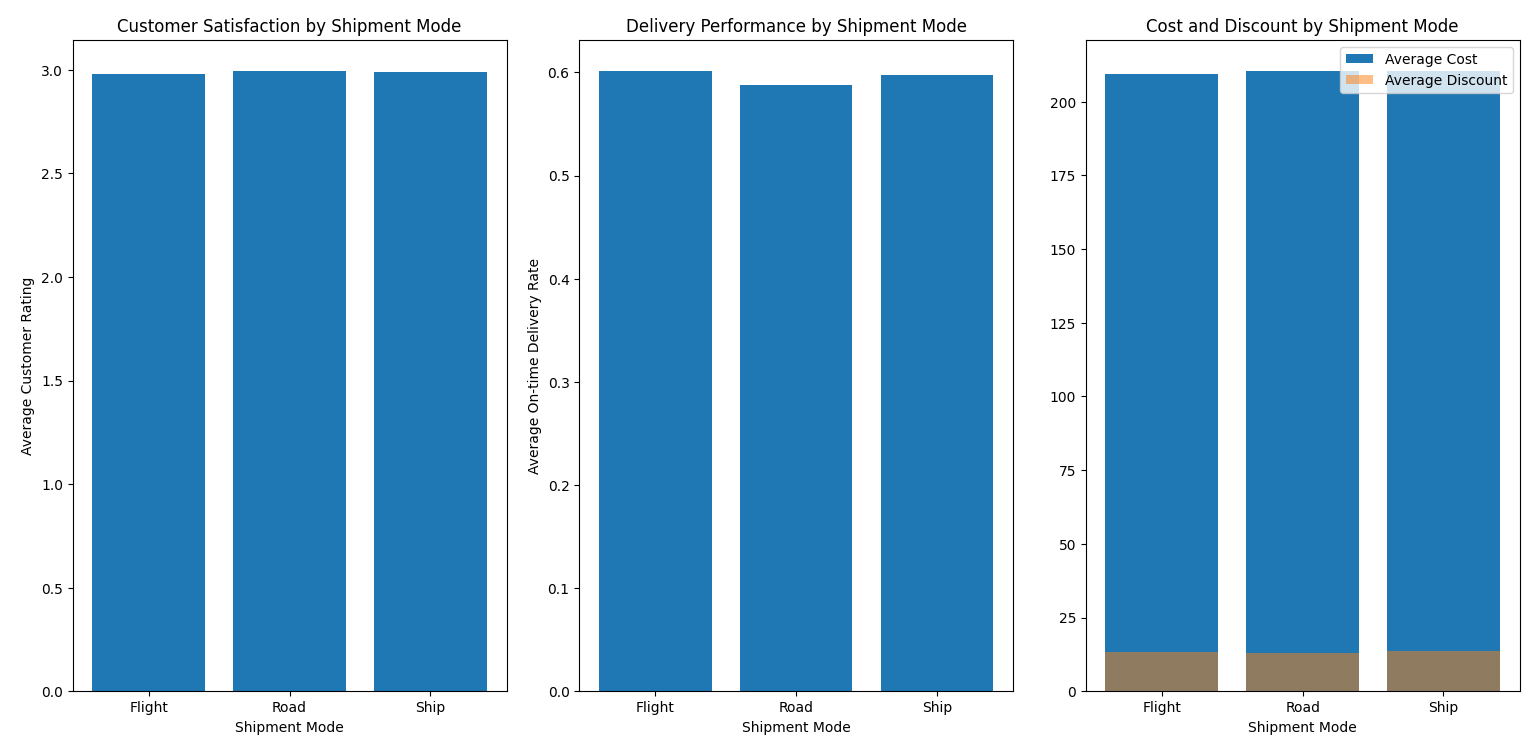

This chart was generated by the following Python code:
# Import the pandas package for data manipulation and matplotlib.pyplot for plotting.
import pandas as pd
import matplotlib.pyplot as plt

# Read data from a CSV file into a pandas DataFrame. This is the initial step in the data analysis process,
# where 'Train.csv' is expected to be in the same directory as the script.
data = pd.read_csv('Train.csv')

# Group the data by 'Mode_of_Shipment' and calculate the average customer rating for each mode.
# The reset_index() method is used to convert the resulting groupby object back into a DataFrame.
satisfaction_by_shipment_mode = data.groupby('Mode_of_Shipment')['Customer_rating'].mean().reset_index()

# Similar to the satisfaction analysis, calculate the average on-time delivery rate (1 for late, 0 for on-time)
# for each shipment mode.
delivery_by_shipment_mode = data.groupby('Mode_of_Shipment')['Reached.on.Time_Y.N'].mean().reset_index()

# For a more comprehensive analysis, aggregate the mean cost of the product and the mean discount offered
# for each mode of shipment. This uses the agg() method to apply different aggregation functions to specific columns.
cost_discount_by_shipment_mode = data.groupby('Mode_of_Shipment').agg({
    'Cost_of_the_Product': 'mean',  # Average cost of the product by shipment mode
    'Discount_offered': 'mean'  # Average discount offered by shipment mode
}).reset_index()

# Set up the matplotlib figure for plotting, specifying the overall size of the figure.
plt.figure(figsize=(14, 7))

# The following sections create individual subplots within the figure for different analyses.

# First subplot: Average Customer Rating by Shipment Mode
plt.subplot(1, 3, 1)  # Indicates that this is the first of three subplots
plt.bar(satisfaction_by_shipment_mode['Mode_of_Shipment'], satisfaction_by_shipment_mode['Customer_rating'])
plt.title('Customer Satisfaction by Shipment Mode')  # Title for this subplot
plt.xlabel('Shipment Mode')  # X-axis label
plt.ylabel('Average Customer Rating')  # Y-axis label

# Second subplot: Average On-time Delivery Rate by Shipment Mode
plt.subplot(1, 3, 2)  # Indicates that this is the second of three subplots
plt.bar(delivery_by_shipment_mode['Mode_of_Shipment'], delivery_by_shipment_mode['Reached.on.Time_Y.N'])
plt.title('Delivery Performance by Shipment Mode')  # Title for this subplot
plt.xlabel('Shipment Mode')  # X-axis label
plt.ylabel('Average On-time Delivery Rate')  # Y-axis label

# Third subplot: Average Cost and Discount by Shipment Mode
plt.subplot(1, 3, 3)  # Indicates that this is the third of three subplots
# Plot the average cost with a label for the legend
plt.bar(cost_discount_by_shipment_mode['Mode_of_Shipment'], cost_discount_by_shipment_mode['Cost_of_the_Product'], label='Average Cost')
# Overlay the average discount with partial transparency (alpha) and a label for the legend
plt.bar(cost_discount_by_shipment_mode['Mode_of_Shipment'], cost_discount_by_shipment_mode['Discount_offered'], label='Average Discount', alpha=0.5)
plt.title('Cost and Discount by Shipment Mode')  # Title for this subplot
plt.xlabel('Shipment Mode')  # X-axis label
plt.legend()  # Display the legend for the plot

# Adjust the layout of the subplots to ensure there is no overlap and everything is clearly visible.
plt.tight_layout()
# Show the complete figure with all subplots.
plt.show()
